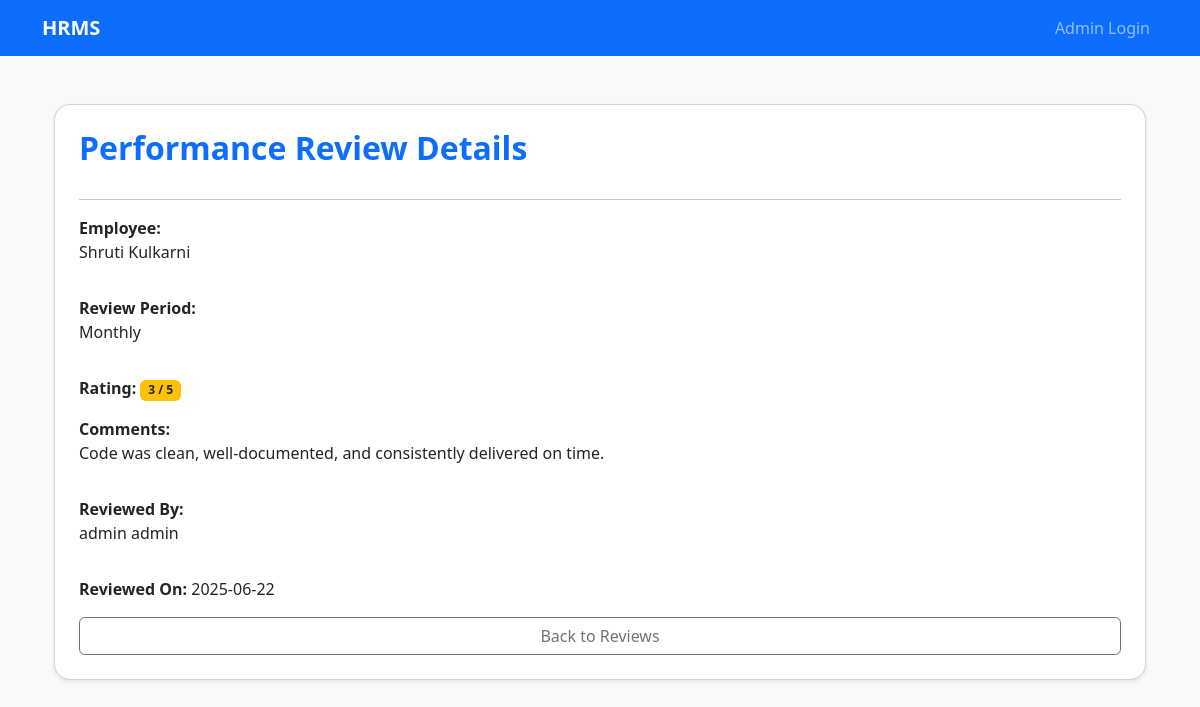
The app's page /departments/reviews/detail/2/ (signed in) with its own data.
### departments/models.py (models this page shows, shortened)
class PerformanceReview(models.Model):
    review_title = models.CharField(max_length=200)
    employee = models.ForeignKey(CustomUser, on_delete=models.CASCADE, related_name='reviews_received')
    reviewed_by = models.ForeignKey(CustomUser, on_delete=models.CASCADE, related_name='reviews_given')
    review_period = models.CharField(max_length=50, choices=REVIEW_PERIOD_CHOICES)
    rating = models.IntegerField()
    comments = models.TextField()
    review_date = models.DateField()

class CustomUser(AbstractUser):
    employee_id = models.AutoField(primary_key=True)
    mobile = models.CharField(max_length=100)
    dept = models.ForeignKey(Department, on_delete=models.SET_NULL, null=True, blank=True)
    role = models.ForeignKey(Role, on_delete=models.SET_NULL, null=True, blank=True)
    reporting_manager = models.ForeignKey(
        'self',
        on_delete=models.SET_NULL,
        null=True,
        blank=True,
        related_name='subordinates'
    )
    date_of_joining = models.DateField(null=True, blank=True)
    created_at = models.DateTimeField(auto_now_add=True)
    updated_at = models.DateTimeField(auto_now=True)
    REQUIRED_FIELDS = ['email', 'first_name', 'last_name']

### departments/views.py (the view)
# urls.py: path('reviews/detail/<int:pk>/', views.review_detail, name='review_detail'),
@login_required
def review_detail(request, pk):
    review = get_object_or_404(PerformanceReview, pk=pk)
    return render(request, 'departments/performance_review_detail.html', {
        'review': review
    })

### templates/departments/performance_review_detail.html (shortened to what this page needs)
{% extends 'departments/base.html' %}
{% block content %}
<div class="container my-5">
    <div class="card shadow-sm rounded-4 p-4">
        <h2 class="fw-bold mb-3 text-primary">Performance Review Details</h2>
        <hr>
        <div class="mb-3">
            <strong>Employee:</strong>
            <p>{{ review.employee.get_full_name }}</p>
        </div>
        <div class="mb-3">
            <strong>Review Period:</strong>
            <p>{{ review.review_period }}</p>
        </div>
        <div class="mb-3">
            <strong>Rating:</strong>
            <span class="badge
                {% if review.rating >= 4 %}bg-success
                {% elif review.rating >= 2 %}bg-warning text-dark
                {% else %}bg-danger
                {% endif %}">
                {{ review.rating }} / 5
            </span>
        </div>
        <div class="mb-3">
            <strong>Comments:</strong>
            <p>{{ review.comments|default:"—" }}</p>
        </div>
        <div class="mb-3">
            <strong>Reviewed By:</strong>
            <p>{{ review.reviewed_by.get_full_name }}</p>
        </div>
        <div class="mb-3">
            <strong>Reviewed On:</strong>
            <td>{{ review.review_date|date:"Y-m-d" }}</td>
        </div>
        <a href="{% url 'review_list' %}" class="btn btn-outline-secondary">Back to Reviews</a>
    </div>
</div>
{% endblock %}

### templates/departments/base.html (style rules this page uses)
body { background-color: #f8f9fa; }

### records on screen
PerformanceReview: employee.get_full_name "Shruti Kulkarni", review_period "Monthly", rating "3", comments "Code was clean, well-documented, and consistently delivered on time.", reviewed_by.get_full_name "admin admin", review_date "2025-06-22"
